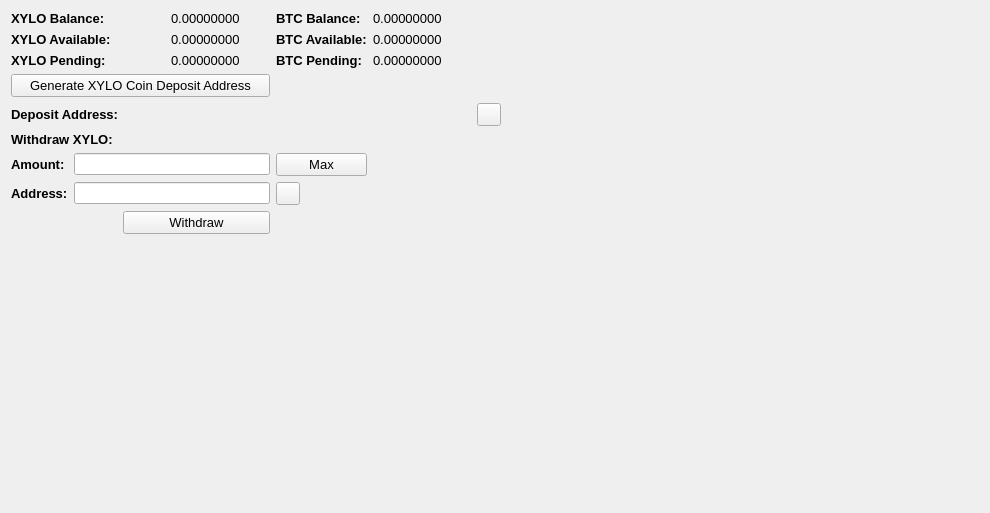
     <widget class="QWidget" name="BalanceTab">
      <attribute name="title">
       <string>Balance</string>
      </attribute>
      <layout class="QGridLayout" name="gridLayout_2">
       <item row="0" column="0" colspan="2">
        <widget class="QLabel" name="label_11">
         <property name="font">
          <font>
           <pointsize>10</pointsize>
           <weight>75</weight>
           <bold>true</bold>
          </font>
         </property>
         <property name="text">
          <string>XYLO Balance:</string>
         </property>
        </widget>
       </item>
       <item row="0" column="3">
        <widget class="QLabel" name="XYLOBalanceLabel">
         <property name="font">
          <font>
           <pointsize>10</pointsize>
          </font>
         </property>
         <property name="text">
          <string>0.00000000</string>
         </property>
         <property name="textInteractionFlags">
          <set>Qt::LinksAccessibleByMouse|Qt::TextSelectableByMouse</set>
         </property>
        </widget>
       </item>
       <item row="0" column="4">
        <widget class="QLabel" name="label_12">
         <property name="font">
          <font>
           <pointsize>10</pointsize>
           <weight>75</weight>
           <bold>true</bold>
          </font>
         </property>
         <property name="text">
          <string>BTC Balance:</string>
         </property>
        </widget>
       </item>
       <item row="0" column="5">
        <widget class="QLabel" name="BitcoinBalanceLabel">
         <property name="font">
          <font>
           <pointsize>10</pointsize>
          </font>
         </property>
         <property name="text">
          <string>0.00000000</string>
         </property>
         <property name="textInteractionFlags">
          <set>Qt::LinksAccessibleByMouse|Qt::TextSelectableByMouse</set>
         </property>
        </widget>
       </item>
       <item row="0" column="7" rowspan="10">
        <spacer name="horizontalSpacer_4">
         <property name="orientation">
          <enum>Qt::Horizontal</enum>
         </property>
         <property name="sizeHint" stdset="0">
          <size>
           <width>478</width>
           <height>488</height>
          </size>
         </property>
        </spacer>
       </item>
       <item row="1" column="0" colspan="2">
        <widget class="QLabel" name="label_13">
         <property name="font">
          <font>
           <pointsize>10</pointsize>
           <weight>75</weight>
           <bold>true</bold>
          </font>
         </property>
         <property name="text">
          <string>XYLO Available:</string>
         </property>
        </widget>
       </item>
       <item row="1" column="3">
        <widget class="QLabel" name="XYLOAvailableLabel_2">
         <property name="font">
          <font>
           <pointsize>10</pointsize>
          </font>
         </property>
         <property name="text">
          <string>0.00000000</string>
         </property>
         <property name="textInteractionFlags">
          <set>Qt::LinksAccessibleByMouse|Qt::TextSelectableByMouse</set>
         </property>
        </widget>
       </item>
       <item row="1" column="4">
        <widget class="QLabel" name="label_15">
         <property name="font">
          <font>
           <pointsize>10</pointsize>
           <weight>75</weight>
           <bold>true</bold>
          </font>
         </property>
         <property name="text">
          <string>BTC Available:</string>
         </property>
        </widget>
       </item>
       <item row="1" column="5">
        <widget class="QLabel" name="BitcoinAvailableLabel">
         <property name="font">
          <font>
           <pointsize>10</pointsize>
          </font>
         </property>
         <property name="text">
          <string>0.00000000</string>
         </property>
         <property name="textInteractionFlags">
          <set>Qt::LinksAccessibleByMouse|Qt::TextSelectableByMouse</set>
         </property>
        </widget>
       </item>
       <item row="2" column="0" colspan="2">
        <widget class="QLabel" name="label_14">
         <property name="font">
          <font>
           <pointsize>10</pointsize>
           <weight>75</weight>
           <bold>true</bold>
          </font>
         </property>
         <property name="text">
          <string>XYLO Pending:</string>
         </property>
        </widget>
       </item>
       <item row="2" column="3">
        <widget class="QLabel" name="XYLOPendingLabel">
         <property name="font">
          <font>
           <pointsize>10</pointsize>
          </font>
         </property>
         <property name="text">
          <string>0.00000000</string>
         </property>
         <property name="textInteractionFlags">
          <set>Qt::LinksAccessibleByMouse|Qt::TextSelectableByMouse</set>
         </property>
        </widget>
       </item>
       <item row="2" column="4">
        <widget class="QLabel" name="label_31">
         <property name="font">
          <font>
           <pointsize>10</pointsize>
           <weight>75</weight>
           <bold>true</bold>
          </font>
         </property>
         <property name="text">
          <string>BTC Pending:</string>
         </property>
        </widget>
       </item>
       <item row="2" column="5">
        <widget class="QLabel" name="BitcoinPendingLabel">
         <property name="font">
          <font>
           <pointsize>10</pointsize>
          </font>
         </property>
         <property name="text">
          <string>0.00000000</string>
         </property>
         <property name="textInteractionFlags">
          <set>Qt::LinksAccessibleByMouse|Qt::TextSelectableByMouse</set>
         </property>
        </widget>
       </item>
       <item row="3" column="0" colspan="4">
        <widget class="QPushButton" name="GenDepositBTN">
         <property name="font">
          <font>
           <pointsize>10</pointsize>
          </font>
         </property>
         <property name="text">
          <string>Generate XYLO Coin Deposit Address</string>
         </property>
        </widget>
       </item>
       <item row="4" column="0" colspan="3">
        <widget class="QLabel" name="label_33">
         <property name="font">
          <font>
           <pointsize>10</pointsize>
           <weight>75</weight>
           <bold>true</bold>
          </font>
         </property>
         <property name="text">
          <string>Deposit Address:</string>
         </property>
        </widget>
       </item>
       <item row="4" column="3" colspan="3">
        <widget class="QLabel" name="DepositAddressLabel">
         <property name="minimumSize">
          <size>
           <width>300</width>
           <height>0</height>
          </size>
         </property>
         <property name="palette">
          <palette>
           <active>
            <colorrole role="WindowText">
             <brush brushstyle="SolidPattern">
              <color alpha="255">
               <red>0</red>
               <green>0</green>
               <blue>0</blue>
              </color>
             </brush>
            </colorrole>
            <colorrole role="Text">
             <brush brushstyle="SolidPattern">
              <color alpha="255">
               <red>0</red>
               <green>0</green>
               <blue>255</blue>
              </color>
             </brush>
            </colorrole>
           </active>
           <inactive>
            <colorrole role="WindowText">
             <brush brushstyle="SolidPattern">
              <color alpha="255">
               <red>0</red>
               <green>0</green>
               <blue>0</blue>
              </color>
             </brush>
            </colorrole>
            <colorrole role="Text">
             <brush brushstyle="SolidPattern">
              <color alpha="255">
               <red>0</red>
               <green>0</green>
               <blue>255</blue>
              </color>
             </brush>
            </colorrole>
           </inactive>
           <disabled>
            <colorrole role="WindowText">
             <brush brushstyle="SolidPattern">
              <color alpha="255">
               <red>120</red>
               <green>120</green>
               <blue>120</blue>
              </color>
             </brush>
            </colorrole>
            <colorrole role="Text">
             <brush brushstyle="SolidPattern">
              <color alpha="255">
               <red>120</red>
               <green>120</green>
               <blue>120</blue>
              </color>
             </brush>
            </colorrole>
           </disabled>
          </palette>
         </property>
         <property name="font">
          <font>
           <pointsize>10</pointsize>
           <weight>75</weight>
           <bold>true</bold>
          </font>
         </property>
         <property name="text">
          <string/>
         </property>
         <property name="alignment">
          <set>Qt::AlignRight|Qt::AlignTrailing|Qt::AlignVCenter</set>
         </property>
         <property name="textInteractionFlags">
          <set>Qt::LinksAccessibleByMouse|Qt::TextSelectableByKeyboard|Qt::TextSelectableByMouse</set>
         </property>
        </widget>
       </item>
       <item row="4" column="6">
        <widget class="QToolButton" name="DepositCopyButton">
         <property name="toolTip">
          <string>Copy to clipboard</string>
         </property>
         <property name="text">
          <string/>
         </property>
         <property name="icon">
          <iconset resource="../bitcoin.qrc">
           <normaloff>:/icons/editcopy</normaloff>:/icons/editcopy</iconset>
         </property>
         <property name="shortcut">
          <string>Alt+P</string>
         </property>
        </widget>
       </item>
       <item row="5" column="0" colspan="2">
        <widget class="QLabel" name="label_34">
         <property name="font">
          <font>
           <pointsize>10</pointsize>
           <weight>75</weight>
           <bold>true</bold>
          </font>
         </property>
         <property name="text">
          <string>Withdraw XYLO:</string>
         </property>
        </widget>
       </item>
       <item row="6" column="0">
        <widget class="QLabel" name="label_26">
         <property name="font">
          <font>
           <pointsize>10</pointsize>
           <weight>75</weight>
           <bold>true</bold>
          </font>
         </property>
         <property name="text">
          <string>Amount:</string>
         </property>
        </widget>
       </item>
       <item row="6" column="1" colspan="3">
        <widget class="QLineEdit" name="WithdrawUnitsInput">
         <property name="font">
          <font>
           <pointsize>9</pointsize>
           <weight>75</weight>
           <bold>true</bold>
          </font>
         </property>
         <property name="text">
          <string/>
         </property>
        </widget>
       </item>
       <item row="6" column="4">
        <widget class="QPushButton" name="Withdraw_Max_Amount">
         <property name="font">
          <font>
           <pointsize>10</pointsize>
          </font>
         </property>
         <property name="text">
          <string>Max</string>
         </property>
        </widget>
       </item>
       <item row="7" column="0">
        <widget class="QLabel" name="label_10">
         <property name="font">
          <font>
           <pointsize>10</pointsize>
           <weight>75</weight>
           <bold>true</bold>
          </font>
         </property>
         <property name="text">
          <string>Address:</string>
         </property>
        </widget>
       </item>
       <item row="7" column="1" colspan="3">
        <widget class="QLineEdit" name="WithdrawAddress">
         <property name="font">
          <font>
           <pointsize>9</pointsize>
           <weight>75</weight>
           <bold>true</bold>
          </font>
         </property>
        </widget>
       </item>
       <item row="7" column="4">
        <widget class="QToolButton" name="WithdrawPasteButton">
         <property name="toolTip">
          <string>Paste from clipboard</string>
         </property>
         <property name="text">
          <string/>
         </property>
         <property name="icon">
          <iconset resource="../bitcoin.qrc">
           <normaloff>:/icons/editpaste</normaloff>:/icons/editpaste</iconset>
         </property>
         <property name="shortcut">
          <string>Alt+P</string>
         </property>
        </widget>
       </item>
       <item row="8" column="2" colspan="2">
        <widget class="QPushButton" name="WithdrawUnitsBtn">
         <property name="font">
          <font>
           <pointsize>10</pointsize>
          </font>
         </property>
         <property name="text">
          <string>Withdraw</string>
         </property>
        </widget>
       </item>
       <item row="9" column="0" colspan="6">
        <spacer name="verticalSpacer">
         <property name="orientation">
          <enum>Qt::Vertical</enum>
         </property>
         <property name="sizeHint" stdset="0">
          <size>
           <width>428</width>
           <height>262</height>
          </size>
         </property>
        </spacer>
       </item>
      </layout>
      <zorder>label_31</zorder>
      <zorder>label_15</zorder>
      <zorder>label_12</zorder>
      <zorder>label_14</zorder>
      <zorder>label_13</zorder>
      <zorder>label_11</zorder>
      <zorder>BitcoinBalanceLabel</zorder>
      <zorder>XYLOBalanceLabel</zorder>
      <zorder>XYLOAvailableLabel_2</zorder>
      <zorder>XYLOPendingLabel</zorder>
      <zorder>BitcoinAvailableLabel</zorder>
      <zorder>BitcoinPendingLabel</zorder>
      <zorder>label_33</zorder>
      <zorder>GenDepositBTN</zorder>
      <zorder>DepositAddressLabel</zorder>
      <zorder>Withdraw_Max_Amount</zorder>
      <zorder>label_34</zorder>
      <zorder>WithdrawUnitsInput</zorder>
      <zorder>label_10</zorder>
      <zorder>label_26</zorder>
      <zorder>WithdrawAddress</zorder>
      <zorder>WithdrawUnitsBtn</zorder>
      <zorder>horizontalSpacer_4</zorder>
      <zorder>verticalSpacer</zorder>
      <zorder>WithdrawPasteButton</zorder>
      <zorder>DepositCopyButton</zorder>
     </widget>
